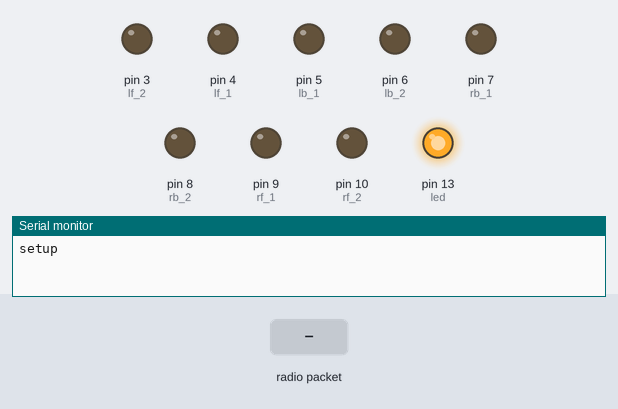
Bench run of a sketch on a simulated Arduino Uno, built with avr-gcc and run on an emulated ATmega328P. Parts: output pins drawn as LEDs (lit = HIGH), the last lines printed to the serial monitor. Inputs (shaded band) come from the test bench. No radio packets arrive unless stated.

Above: at 1.2 s.
1.3 s: radio packet "0" arrives
At 2.3 s:
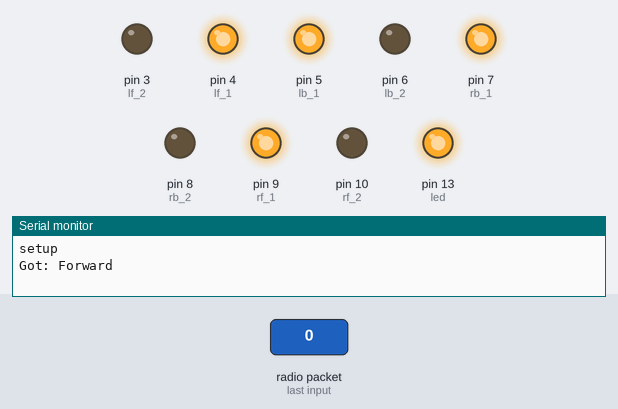
2.8 s: radio packet "3" arrives
At 3.4 s:
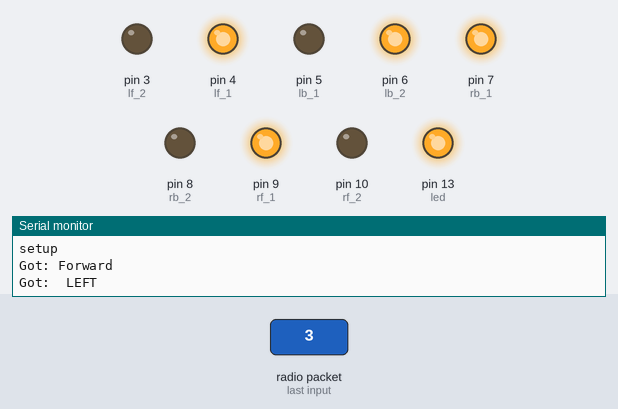
4.3 s: radio packet "2" arrives
At 5.5 s:
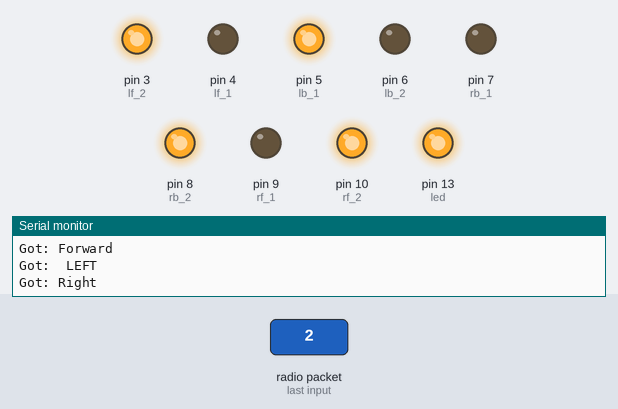
5.8 s: radio packet "7" arrives
At 6.9 s:
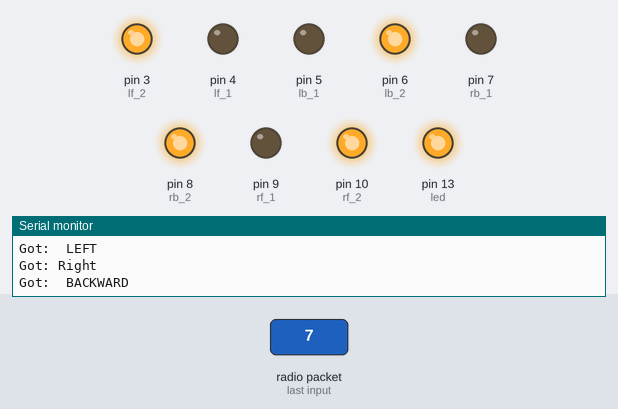
7.3 s: radio packet "8" arrives
At 8.1 s:
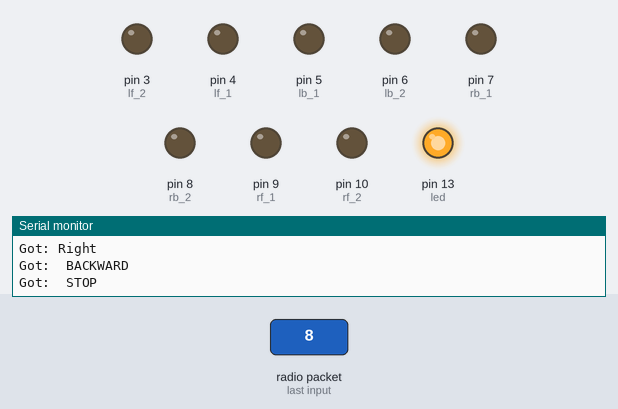
8.9 s: radio packet "1" arrives
Timing chart, 0 to 11.4 s (numbered marks = the images above; inputs shaded):
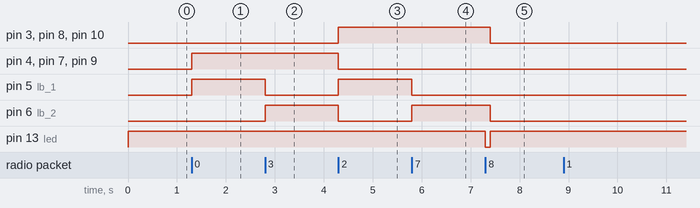

Measured:
- after the input at 1.3 s, pin 4 (lf_1), pin 5 (lb_1), pin 7 (rb_1), pin 9 (rf_1): LOW → HIGH at once
- after the input at 2.8 s, pin 5 (lb_1): HIGH → LOW at once; pin 6 (lb_2): LOW → HIGH at once
- after the input at 4.3 s, pin 3 (lf_2), pin 5 (lb_1), pin 8 (rb_2), pin 10 (rf_2): LOW → HIGH at once; pin 4 (lf_1), pin 6 (lb_2), pin 7 (rb_1), pin 9 (rf_1): HIGH → LOW at once
- after the input at 5.8 s, pin 5 (lb_1): HIGH → LOW at once; pin 6 (lb_2): LOW → HIGH at once
- after the input at 7.3 s, pin 3 (lf_2), pin 6 (lb_2), pin 8 (rb_2), pin 10 (rf_2): HIGH → LOW after 0.10 s; pin 13 (led): HIGH → LOW at once, → HIGH 0.10 s later

The sketch:

reciever.ino
```cpp
#define lf_1 4
#define lf_2 3
#define lb_1 5
#define lb_2 6

#define rf_1 9
#define rf_2 10
#define rb_1 7
#define rb_2 8

#include <VirtualWire.h>
const int receive_pin = 11;

const int led = 13;
//const int transmit_pin = 12;

//const int transmit_en_pin = 3;
void setup()
{
  pinMode(lf_1, OUTPUT);
  pinMode(lf_2, OUTPUT);
  pinMode(lb_1, OUTPUT);
  pinMode(lb_2, OUTPUT);

  pinMode(rf_1, OUTPUT);
  pinMode(rf_2, OUTPUT);
  pinMode(rb_1, OUTPUT);
  pinMode(rb_2, OUTPUT);
  Serial.begin(9600);  // Debugging only
  Serial.println("setup");
  pinMode(led, OUTPUT);
  // Initialise the IO and ISR
  //  vw_set_tx_pin(transmit_pin);
  vw_set_rx_pin(receive_pin);
  //vw_set_ptt_pin(transmit_en_pin);
  vw_set_ptt_inverted(true); // Required for DR3100
  vw_setup(2000);  // Bits per sec


  vw_rx_start();

}

void loop()
{

  uint8_t buf[VW_MAX_MESSAGE_LEN];
  uint8_t buflen = VW_MAX_MESSAGE_LEN;
  digitalWrite(led, HIGH);
  if (vw_get_message(buf, &buflen)) // Non-blocking
  {
    int i;
    digitalWrite(led, HIGH);
    //   delay(50);

    digitalWrite(led, LOW);
    // delay(50);

    Serial.print("Got: ");

    for (i = 0; i < buflen; i++)
    {

      //  Serial.println(buf[i],HEX);
      //  Serial.print(' ');// debugging


      if (buf[i] == 48) //Forward
      {
        digitalWrite(2, HIGH);
        Serial.println("Forward ");
        digitalWrite(lf_1, HIGH);
        digitalWrite(lf_2, LOW);
        digitalWrite(lb_1, HIGH);
        digitalWrite(lb_2, LOW);

        digitalWrite(rf_1, HIGH);
        digitalWrite(rf_2, LOW);
        digitalWrite(rb_1, HIGH);
        digitalWrite(rb_2, LOW);
        // Serial.println("  FORWARD ");


      }


      if (buf[i] == 51) //Left
      {
        digitalWrite(4, HIGH);
        Serial.println(" LEFT ");
        digitalWrite(lf_1, HIGH);
        digitalWrite(lf_2, LOW);
        digitalWrite(lb_1, LOW);
        digitalWrite(lb_2, HIGH);

        digitalWrite(rf_1, HIGH);
        digitalWrite(rf_2, LOW);
        digitalWrite(rb_1, HIGH);
        digitalWrite(rb_2, LOW);
        // Serial.println("left");

      }

      if (buf[i] == 50) //Right
      {
        digitalWrite(5, HIGH);
        Serial.println("Right ");
        digitalWrite(lf_1, LOW);
        digitalWrite(lf_2, HIGH);
        digitalWrite(lb_1, HIGH);
        digitalWrite(lb_2, LOW);

        digitalWrite(rf_1, LOW);
        digitalWrite(rf_2, HIGH);
        digitalWrite(rb_1, LOW);
        digitalWrite(rb_2, HIGH);


      }
      if (buf[i] == 56) //STOP
      {
        delay(100);
        digitalWrite(lf_1, LOW);
        digitalWrite(lf_2, LOW);
        digitalWrite(lb_1, LOW);
        digitalWrite(lb_2, LOW);

        digitalWrite(rf_1, LOW);
        digitalWrite(rf_2, LOW);
        digitalWrite(rb_1, LOW);
        digitalWrite(rb_2, LOW);
        Serial.println(" STOP ");

      }
      if (buf[i] == 55)
      {
        digitalWrite(13, HIGH);
        Serial.println(" BACKWARD ");

        digitalWrite(lf_1, LOW);
        digitalWrite(lf_2, HIGH);
        digitalWrite(lb_1, LOW);
        digitalWrite(lb_2, HIGH);

        digitalWrite(rf_1, LOW);
        digitalWrite(rf_2, HIGH);
        digitalWrite(rb_1, LOW);
        digitalWrite(rb_2, HIGH);
      }
    }

  }
}
```
